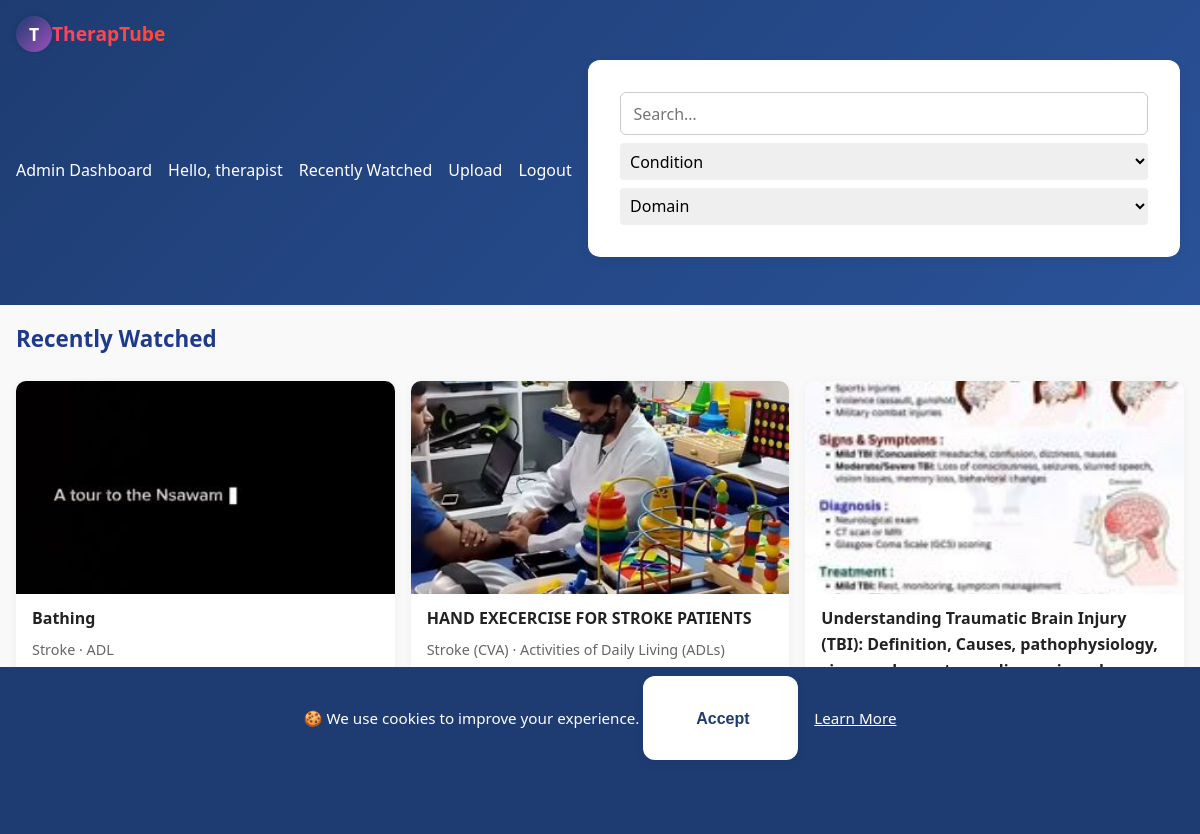
Page /recent (signed in) on the earlier database version.
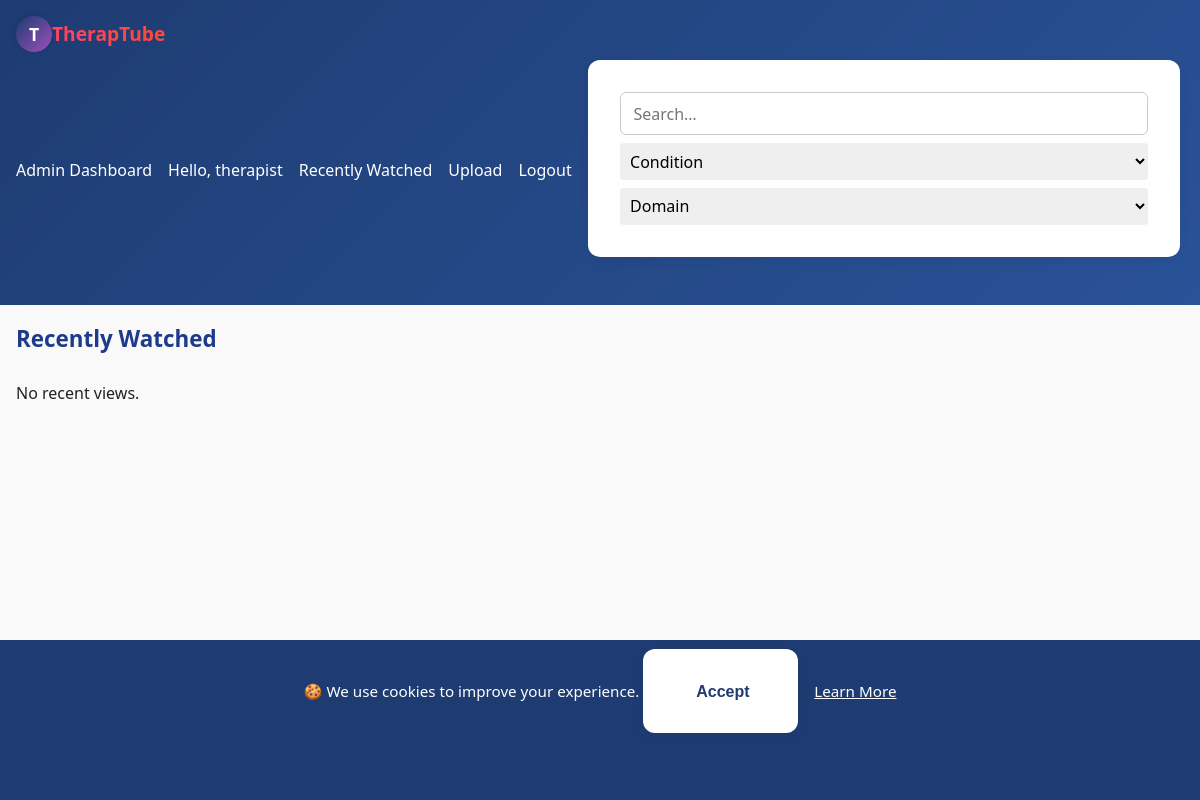
Same page on the later database version.
### app.py (models this page shows)
class Media(db.Model):
    id = db.Column(db.Integer, primary_key=True)
    filename = db.Column(db.String(200), nullable=False)
    thumbnail = db.Column(db.String(200))
    title = db.Column(db.String(120), nullable=False)
    description = db.Column(db.Text, nullable=True)
    category = db.Column(db.String(80), nullable=True)
    otpf_domain = db.Column(db.String(50))
    for_name = db.Column(db.String(50))
    target_condition = db.Column(db.String(50))
    uploader_id = db.Column(db.Integer, db.ForeignKey('user.id'))
    view_count = db.Column(db.Integer, default=0)
    uploader = db.relationship('User', backref='media')
    upload_time = db.Column(db.DateTime, default=datetime.utcnow)

### app.py (the view)
@app.route('/recent')
@login_required
def recent():
    current_utc_year = datetime.now(timezone.utc).year
    history = (
        WatchHistory.query.filter_by(user_id=current_user.id)
        .order_by(WatchHistory.watched_at.desc())
        .limit(10)
        .all()
    )
    media_ids = [h.media_id for h in history]
    media = Media.query.filter(Media.id.in_(media_ids)).all()
    return render_template('recent.html', media=media, taxonomy=TAXONOMY,
                        history=history, current_year=current_utc_year)

### app.py (called while the page is built)
@app.context_processor
def inject_version():
    return dict(app_version=APP_VERSION)

@login_manager.user_loader
def load_user(user_id):
    return User.query.get(int(user_id))

@app.context_processor
def inject_utc_now():
    return {'utc_now': datetime.now(timezone.utc)}

### templates/recent.html
{% extends 'base.html' %}
{% block content %}
<h2>Recently Watched</h2>
<div class="grid">
  {% for item in media %}
    <div class="card">
      <a href="{{ url_for('watch', media_id=item.id) }}">
        <img src="{{ url_for('static', filename='uploads/thumbs/' + item.thumbnail) }}"
             alt="{{ item.title }}">
        <p>{{ item.title }}</p>
        <small>{{ item.target_condition }} · {{ item.otpf_domain }}</small>
      </a>
    </div>
  {% else %}
    <p>No recent views.</p>
  {% endfor %}
</div>
{% endblock %}

Differences in the rows shown:
removed Media: thumbnail (picture), title "Bathing", target_condition "Stroke", otpf_domain "ADL"
removed Media: thumbnail (picture), title "HAND EXECERCISE FOR STROKE PATIENTS", target_condition "Stroke (CVA)", otpf_domain "Activities of Daily Living (ADLs)"
removed Media: thumbnail (picture), title "Understanding Traumatic Brain Injury (TBI): Definition, Causes, pathophysiology,…"
Other differences:
text now shown: "No recent views."
